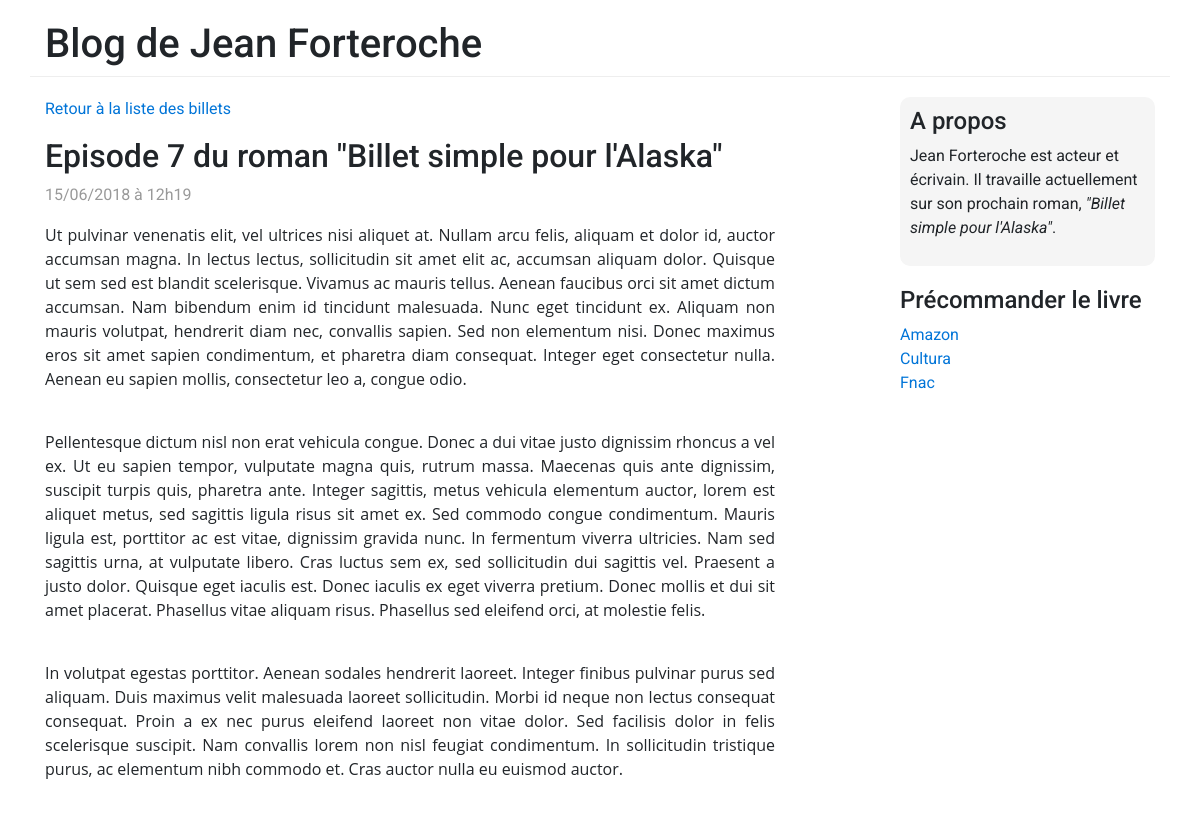
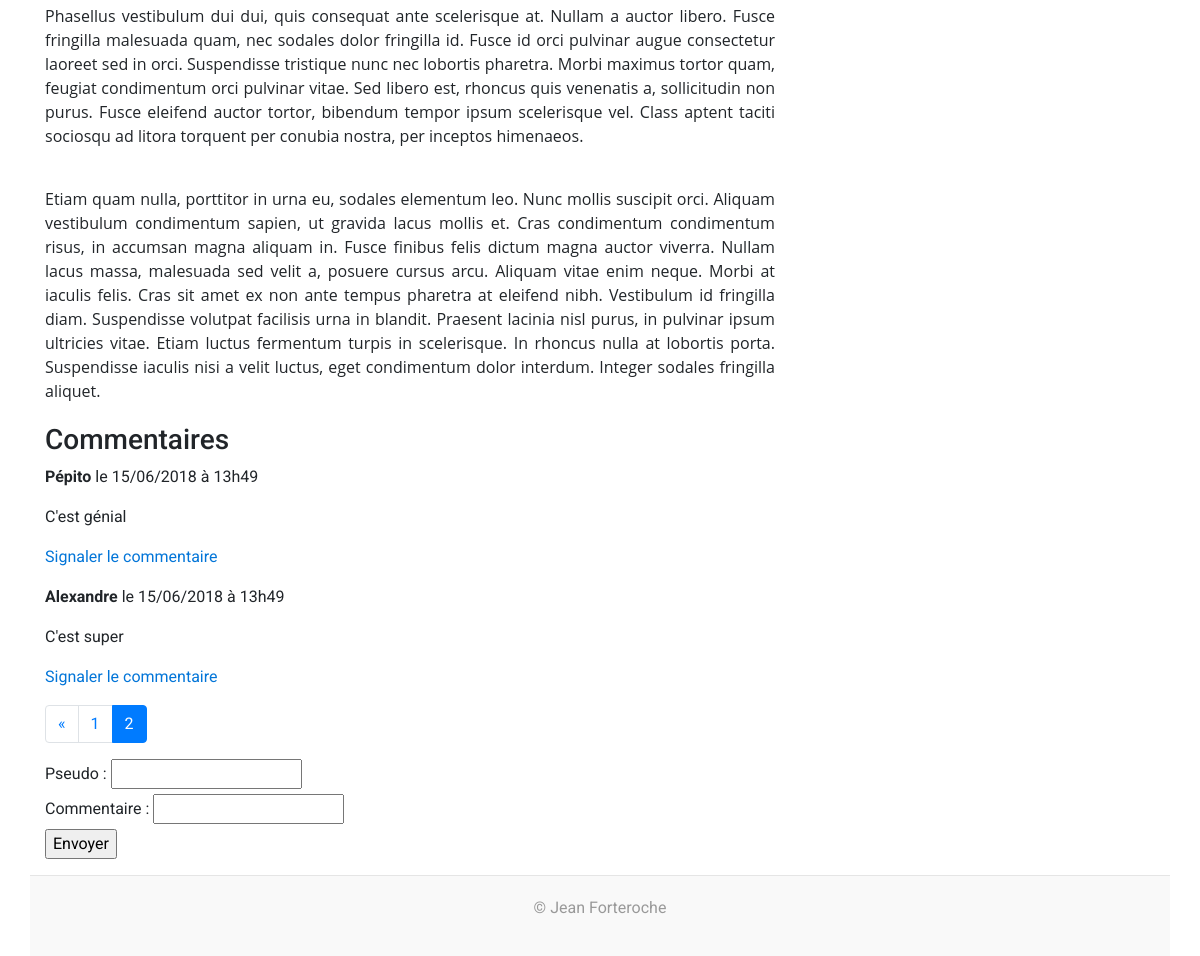
/index.php?controller=post&action=show&postId=7&page=2, run on the app's committed database (2 pictures, top to bottom).
### tables this page shows
CREATE TABLE `posts` (
  `id` int(11) NOT NULL,
  `title` varchar(255) NOT NULL,
  `content` text NOT NULL,
  `creation_date` datetime NOT NULL
);

CREATE TABLE `comments` (
  `id` int(11) NOT NULL,
  `post_id` int(11) NOT NULL,
  `author` varchar(255) NOT NULL,
  `content` text NOT NULL,
  `report_counter` int(11) NOT NULL,
  `creation_date` datetime NOT NULL
);

### controller/PostFrontController.php (called while the page is built, shortened)
<?php
require_once('BaseController.php');
class PostFrontController extends BaseController
{
    public function showAction()
    {
        $postId = isset($_GET['postId']) ? (int) $_GET['postId'] : 0;
        $viewData = $this->initViewData();
        $viewData['post'] = $this->getContainer()->getPostManager()->getPost($postId);
        $totalItems = $this->getContainer()->getCommentManager()->getTotalComments($postId);
        $pagination = $this->handlePagination($totalItems);
        $pagination['url'] = 'index.php?controller=post&action=show&postId='.$postId;
        $viewData['pagination'] = $pagination;
        $viewData['commentsList'] = $this->getContainer()->getCommentManager()->getCommentsList($postId, $pagination['start'], $pagination['itemsPerPage']);
        require('view/front/postShowView.php');
    }
}

### model/Router.php (called while the page is built, shortened)
<?php
class Router
{
    protected $config;
    public function getConfig()
    {
        return $this->config;
    }
    public function setConfig(array $config)
    {
        $this->config = $config;
    }
    public function executeAction($controllerParam, $actionParam, $envParam)
    {
        $controller = new $controllerName();
        $actionName = $actionParam.'Action';
        require_once(__DIR__.'/../model/Container.php');
        $container = new Container($this->getConfig());
        $controller->setContainer($container);
        $controller->$actionName();
    }
}

### index.php (called while the page is built)
<?php
require_once('config.php');
require_once('model/Router.php');
$router = new \OpenClassrooms\Blog\Model\Router($config);
try {
    $router->executeAction(
        isset($_REQUEST['controller']) ? $_REQUEST['controller'] : 'post',
        isset($_REQUEST['action']) ? $_REQUEST['action'] : 'list',
        'front'
    );
} catch(Exception $e) {
    $viewData['error'] = $e->getMessage();
    require('view/errorView.php');
}

### controller/BaseController.php (called while the page is built, shortened)
<?php
require_once(__DIR__.'/../model/Container.php');
abstract class BaseController
{
    protected $container;
    public function getContainer()
    {
        return $this->container;
    }
    public function setContainer(\OpenClassrooms\Blog\Model\Container $container)
    {
        $this->container = $container;
    }
    public function initViewData()
    {
        $viewData = [];
        $viewData['title'] = $this->getContainer()->getConfig()['title'];
        return $viewData;
    }
    public function handlePagination($totalItems)
    {
        $pagination = [];
        if (isset($_GET['page']) && !empty($_GET['page'])){
            $pagination['currentPage'] = $_GET['page'];
        } else {
            $pagination['currentPage'] = 1;
        }
        $pagination['itemsPerPage'] = $this->getContainer()->getConfig()['itemsPerPage'];
        $pagination['start'] = ($pagination['currentPage'] * $pagination['itemsPerPage']) - $pagination['itemsPerPage'];
        $pagination['totalItems'] = $totalItems;
        $pagination['endPage'] = ceil($pagination['totalItems'] / $pagination['itemsPerPage']);
        $pagination['startPage'] = 1;
        $pagination['nextPage'] = $pagination['currentPage'] + 1;
        $pagination['previousPage'] = $pagination['currentPage'] - 1;
        return $pagination;
    }
}

### model/Container.php (called while the page is built, shortened)
<?php
class Container
{
    protected $config;
    public function getConfig()
    {
        return $this->config;
    }
    public function setConfig(array $config)
    {
        $this->config = $config;
    }
    protected function getDatabaseHandler()
    {
        static $instance;
        if (!isset($instance)) {
            $instance = new \PDO(
                $this->config['database']['dsn'],
                $this->config['database']['username'],
                $this->config['database']['username']
            );
        }
        return $instance;
    }
    public function getPostManager()
    {
        static $instance;
        if (!isset($instance)) {
            include_once('PostManager.php');
            $instance = new \OpenClassrooms\Blog\Model\PostManager($this->getDatabaseHandler());
        }
        return $instance;
    }
    public function getCommentManager()
    {
        static $instance;
        if (!isset($instance)) {
            include_once('CommentManager.php');
            $instance = new \OpenClassrooms\Blog\Model\CommentManager($this->getDatabaseHandler());
        }
        return $instance;
    }
}

### model/Manager.php (called while the page is built, shortened)
<?php
abstract class Manager
{
    protected $databaseHandler;
    public function getDatabaseHandler()
    {
        return $this->databaseHandler;
    }
    public function setDatabaseHandler(\PDO $databaseHandler)
    {
        $this->databaseHandler = $databaseHandler;
    }
}

### model/PostManager.php (called while the page is built, shortened)
<?php
require_once('Manager.php');
class PostManager extends Manager
{
    public function getPost($id)
    {
        $request = $this->getDatabaseHandler()->prepare('SELECT id, title, content, DATE_FORMAT(creation_date, \'%d/%m/%Y à %Hh%i\') AS creation_date_fr FROM posts WHERE id = ?');
        $request->execute(array($id));
        $result = $request->fetch();
        $post = new Post();
        $post->setId($result['id']);
        $post->setTitle($result['title']);
        $post->setContent($result['content']);
        $post->setCreationDate($result['creation_date_fr']);
        return $post;
    }
}

### model/CommentManager.php (called while the page is built, shortened)
<?php
require_once('Manager.php');
class CommentManager extends Manager
{
    public function getCommentsList($postId, $offset=0, $limit=10)
    {
        $request = $this->getDatabaseHandler()->prepare('SELECT id, post_id, author, content, report_counter, DATE_FORMAT(creation_date, \'%d/%m/%Y à %Hh%i\') AS creation_date_fr FROM comments WHERE post_id = :postId ORDER BY creation_date LIMIT :offset, :limit');
        $request->bindValue(':postId', $postId, \PDO::PARAM_INT);
        $request->bindValue(':offset', $offset, \PDO::PARAM_INT);
        $request->bindValue(':limit', $limit, \PDO::PARAM_INT);
        $request->execute();
        $resultsList = $request->fetchAll();
        $commentsList = [];
        foreach ($resultsList as $result) {
            $comment = new Comment();
            $comment->setId($result['id']);
            $comment->setPostId($result['post_id']);
            $comment->setAuthor($result['author']);
            $comment->setContent($result['content']);
            $comment->setReportCounter($result['report_counter']);
            $comment->setCreationDate($result['creation_date_fr']);
            $commentsList[] = $comment;
        }
        return $commentsList;
    }
    public function getTotalComments($postId=0)
    {
        $sql = 'SELECT COUNT(*) AS total FROM comments';
        if ($postId > 0) {
            $sql .= ' WHERE post_id = '.(int)$postId;
        }
        $result = $this->getDatabaseHandler()->query($sql)->fetch();
        return (isset($result['total'])) ? (int) $result['total'] : 0;
    }
}

### view/front/_commentView.php (the view)
<p><strong><?php echo htmlspecialchars($comment->getAuthor()); ?></strong> le <?php echo $comment->getCreationDate(); ?></p>
<p><?php echo nl2br(htmlspecialchars($comment->getContent())); ?></p>
<p><a href="index.php?controller=comment&amp;action=report&amp;postId=<?php echo $comment->getPostId(); ?>&amp;commentId=<?php echo $comment->getId(); ?>">Signaler le commentaire</a></p>

### view/front/postShowView.php (shortened to what this page needs)
<p><a href="index.php">Retour à la liste des billets</a></p>
<?php
require('_postView.php');
?>
<h3>Commentaires</h3>
<?php
foreach ($viewData['commentsList'] as $comment) {
    require('_commentView.php');
}
?>
<?php require(__DIR__.'/../_pagination.php'); ?>
<form action="index.php?controller=comment&amp;action=create" method="post">
    <p>
        <label for="author">Pseudo</label> : <input type="text" name="author" id="author" required /><br />
        <label for="content">Commentaire</label> :  <input type="text" name="content" id="content" required /><br />
        <input type="submit" value="Envoyer" />
    </p>
</form>
<?php require(__DIR__.'/../template.php'); ?>

### view/front/_postView.php (shortened to what this page needs)
<article class="blog-post">
    <h2 class="blog-post-title"><?php echo htmlspecialchars($viewData['post']->getTitle()); ?></h2>
    <p class="blog-post-meta"><?php echo $viewData['post']->getCreationDate(); ?></em></p>
    <p>
        <?php
            echo nl2br($viewData['post']->getContent());
        ?>
    </p>
</article>

### public/css/style.css (style rules this page uses)
body { font-family: 'Roboto', sans-serif; }
a, a:visited, a:hover, a:focus, a:active { color: #0275d8; text-decoration: none; }
.blog-post { margin-bottom: 20px; }
.blog-post-meta { color: #999; }

### data on the page
posts: title "Episode 7 du roman \"Billet simple pour l'Alaska\"", content "Ut pulvinar venenatis elit, vel ultrices nisi aliquet at. Nullam arcu felis, aliquam et dolor id, auctor accumsan magna. In lectus lectus, sollicitudin sit amet elit ac, accumsan aliquam dolor. Quisque ut sem sed est blandit scelerisque. Vivamus ac mauris tellus. Aenean faucibus orci sit amet dictum accumsan. Nam bibendum enim id tincidunt malesuada. Nunc eget tincidunt ex. Aliquam non mauris volutpat, hendrerit diam nec, convallis sapien. Sed non elementum nisi. Donec maximus eros sit amet sapien condimentum, et pharetra diam consequat. Integer eget consectetur nulla. Aenean eu sapien mollis, consectetur leo a, congue odio. Pellentesque dictum nisl non erat vehicula congue. Donec a dui…"
comments: author "Pépito", CreationDate "15/06/2018 à 13h49", content "C'est génial"
comments: author "Alexandre", CreationDate "15/06/2018 à 13h49", content "C'est super"

### other printed values
$viewData['title'] "Blog de Jean Forteroche"
$viewData['post']->getCreationDate() "15/06/2018 à 12h19"
$viewData['pagination']['previousPage'] "1"
$viewData['pagination']['currentPage'] "2"
